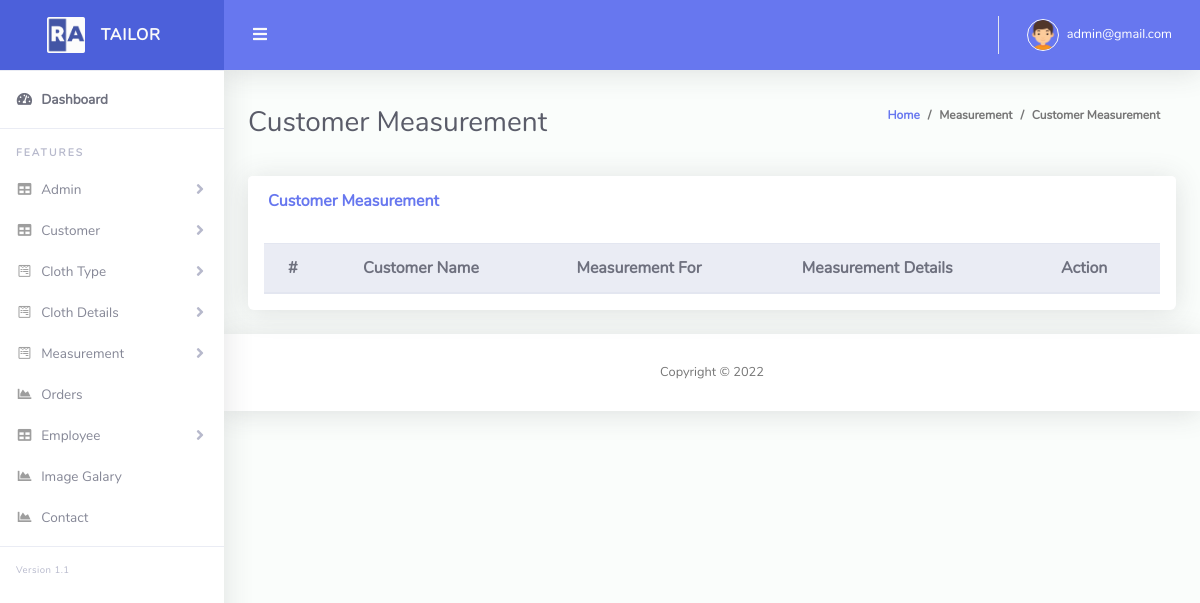
Page /view_measurement.php (signed in) on the earlier database version.
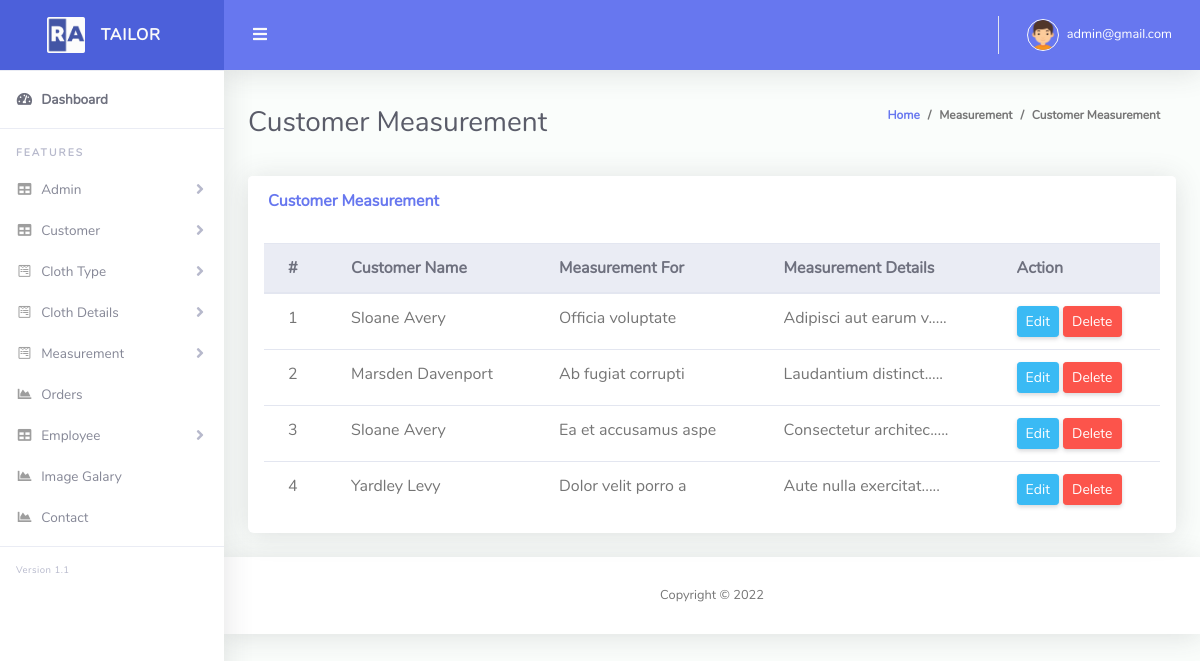
Same page on the later database version.
### tables this page shows
CREATE TABLE `tbl_measurement` (
  `id` int(11) NOT NULL,
  `cus_id` int(11) NOT NULL,
  `measurement_for` varchar(255) NOT NULL,
  `measurement_details` text NOT NULL,
  `soft_delete` tinyint(4) NOT NULL DEFAULT 0
);

CREATE TABLE `tbl_customer` (
  `cus_id` int(11) NOT NULL,
  `cus_name` varchar(255) NOT NULL,
  `cus_email` varchar(255) NOT NULL,
  `cus_phone` varchar(255) NOT NULL,
  `cus_address` text NOT NULL,
  `created_at` timestamp NOT NULL DEFAULT current_timestamp(),
  `soft_delete` tinyint(4) NOT NULL DEFAULT 0
);

### Classes/DB.php (called while the page is built, shortened)
<?php
class DB
{
    public function connect(){
        $this->conn = new mysqli("localhost","root","","tailor_shop");
        if ($this->conn->connect_error) {
          die("Connection failed: " . $this->conn->connect_error);
        }
        else{
            return $msg =  "connected";
        }
    }
}
?>

### Classes/MeasurementClass.php (called while the page is built, shortened)
<?php
include_once 'db.php';
class MeasurementClass extends DB
{
    public function viewMeasurement(){
        $query  = "SELECT tbl_measurement.*, tbl_customer.cus_name FROM tbl_measurement INNER JOIN tbl_customer ON
        tbl_measurement.cus_id = tbl_customer.cus_id WHERE tbl_measurement.soft_delete = 0 ORDER By tbl_measurement.id";
        $result = $this->conn->query($query);
        return $result;
    }
}

### Classes/FormatClass.php (called while the page is built, shortened)
<?php
Class Format{
    public function textShorten($text, $limit = 400){
        $text = $text . " ";
        $text = substr($text, 0, $limit);
        $text = substr($text, 0, strrpos($text, ' '));
        $text = $text . ".....";
        return $text;
    }
}
?>

### view_measurement.php (the view, shortened to what this page needs)
<?php include 'layouts/header.php';
?>
<div class="container-fluid" id="container-wrapper">
    <div class="d-sm-flex align-items-center justify-content-between mb-4">
    <h1 class="h3 mb-0 text-gray-800">Customer Measurement</h1>
    <ol class="breadcrumb">
        <li class="breadcrumb-item"><a href="./">Home</a></li>
        <li class="breadcrumb-item">Measurement</li>
        <li class="breadcrumb-item active" aria-current="page">Customer Measurement</li>
    </ol>
    </div>
    <div class="row">
            <div class="col-lg-12">
              <div class="card mb-4">
                <div class="card-header py-3 d-flex flex-row align-items-center justify-content-between">
                  <h6 class="m-0 font-weight-bold text-primary">Customer Measurement</h6>
                </div>
                <div class="table-responsive p-3">
                  <table class="table align-items-center table-flush" id="dataTable">
                    <thead class="thead-light">
                      <tr>
                        <th>#</th>
                        <th>Customer Name</th>
                        <th>Measurement For</th>
                        <th>Measurement Details</th>
                        <th>Action</th>
                      </tr>
                    </thead>
                    <tbody>
                    <?php
                        $i = 0;
                        $view = $measure->viewMeasurement();
                        foreach($view as $value){
                    ?>
                    <tr>
                        <td><?php echo $i+=1; ?></td>
                        <td><?php echo $value['cus_name']; ?></td>
                        <td><?php echo $value['measurement_for']; ?></td>
                        <td><?php echo $fm->textShorten($value['measurement_details'], 200); ?></td>
                        <td>
                            <a href="edit_measurement.php?mesid=<?php echo $value['id'] ;?>" class="btn btn-sm btn-info">Edit</a>
                            <a onclick="return confirm('Are you sure to Delete?');" href="?delMes=<?php echo $value['id'] ;?>" class="btn btn-sm btn-danger">Delete</a>
                        </td>
                    </tr>
                    <?php } ?>
                    </tbody>
                  </table>
                </div>
              </div>
            </div>
          </div>
</div>
<?php include 'layouts/footer.php';?>

### layouts/header.php (shortened to what this page needs)
<?php
include 'Classes/MeasurementClass.php';
$measure = new MeasurementClass();
include 'Classes/FormatClass.php';
$fm = new Format();
?>
<!DOCTYPE html>
<html lang="en">
<head>
  <link href="vendor/fontawesome-free/css/all.min.css" rel="stylesheet" type="text/css">
  <link href="vendor/bootstrap/css/bootstrap.min.css" rel="stylesheet" type="text/css">
  <link href="css/ruang-admin.min.css" rel="stylesheet">
  <link href="vendor/datatables/dataTables.bootstrap4.min.css" rel="stylesheet">
</head>
<body id="page-top">
  <div id="wrapper">
    <ul class="navbar-nav sidebar sidebar-light accordion" id="accordionSidebar">
      <a class="sidebar-brand d-flex align-items-center justify-content-center" href="index.php">
        <div class="sidebar-brand-icon">
          <img src="img/logo/logo2.png">
        </div>
        <div class="sidebar-brand-text mx-3">TAILOR</div>
      </a>
      <hr class="sidebar-divider my-0">
      <li class="nav-item active">
        <a class="nav-link" href="index.php">
          <i class="fas fa-fw fa-tachometer-alt"></i>
          <span>Dashboard</span></a>
      </li>
      <hr class="sidebar-divider">
      <div class="sidebar-heading">
        Features
      </div>
      <div>
      <li class="nav-item">
        <a class="nav-link collapsed" href="#" data-toggle="collapse" data-target="#collapseTable" aria-expanded="true"
          aria-controls="collapseTable">
          <i class="fas fa-fw fa-table"></i>
          <span>Admin</span>
        </a>
      </li>
      <li class="nav-item">
        <a class="nav-link collapsed" href="#" data-toggle="collapse" data-target="#collapseTable1" aria-expanded="true"
          aria-controls="collapseTable">
          <i class="fas fa-fw fa-table"></i>
          <span>Customer</span>
        </a>
      </li>
      <li class="nav-item">
        <a class="nav-link collapsed" href="#" data-toggle="collapse" data-target="#collapseForm" aria-expanded="true"
          aria-controls="collapseForm">
          <i class="fab fa-fw fa-wpforms"></i>
          <span>Cloth Type</span>
        </a>
      </li>
      <li class="nav-item">
        <a class="nav-link collapsed" href="#" data-toggle="collapse" data-target="#collapseForm1" aria-expanded="true"
          aria-controls="collapseForm">
          <i class="fab fa-fw fa-wpforms"></i>
          <span>Cloth Details</span>
        </a>
      </li>
      <li class="nav-item">
        <a class="nav-link collapsed" href="#" data-toggle="collapse" data-target="#collapseForm2" aria-expanded="true"
          aria-controls="collapseForm">
          <i class="fab fa-fw fa-wpforms"></i>
          <span>Measurement</span>
        </a>
      </li>
      <li class="nav-item">
        <a class="nav-link" href="order.php">
          <i class="fas fa-fw fa-chart-area"></i>
          <span>Orders</span>
        </a>
      </li>
      <li class="nav-item">
        <a class="nav-link collapsed" href="#" data-toggle="collapse" data-target="#collapseTable" aria-expanded="true"
          aria-controls="collapseTable">
          <i class="fas fa-fw fa-table"></i>
          <span>Employee</span>
        </a>
      </li>
      <li class="nav-item">
        <a class="nav-link" href="images.php">
          <i class="fas fa-fw fa-chart-area"></i>
          <span>Image Galary</span>
        </a>
      </li>
      <li class="nav-item">
        <a class="nav-link" href="contact.php">
          <i class="fas fa-fw fa-chart-area"></i>
          <span>Contact</span>
        </a>
      </li>
      <hr class="sidebar-divider">
      <div class="version" id="version-ruangadmin"></div>
    </ul>
    <div id="content-wrapper" class="d-flex flex-column">
      <div id="content">
        <nav class="navbar navbar-expand navbar-light bg-navbar topbar mb-4 static-top">
          <button id="sidebarToggleTop" class="btn btn-link rounded-circle mr-3">
            <i class="fa fa-bars"></i>
          </button>
          <ul class="navbar-nav ml-auto">
            <li class="nav-item dropdown no-arrow">
              <a class="nav-link dropdown-toggle" href="#" id="userDropdown" role="button" data-toggle="dropdown"
                aria-haspopup="true" aria-expanded="false">
                <img class="img-profile rounded-circle" src="img/boy.png" style="max-width: 60px">
                <span class="ml-2 d-none d-lg-inline text-white small"><?php echo  $_SESSION['email']; ?></span>
              </a>
            </li>
          </ul>
        </nav>

### layouts/footer.php (shortened to what this page needs)
<footer class="sticky-footer bg-white">
  <div class="container my-auto">
    <div class="copyright text-center my-auto">
      <span>Copyright &copy; <script> document.write(new Date().getFullYear()); </script>
      </span>
    </div>
  </div>
</footer>
    </div>
  </div>
</body>
</html>

Differences in the rows shown:
added tbl_measurement: i "1", cus.cus_name "Sloane Avery", measurement_for "Officia voluptate", measurement_details "Adipisci aut earum v....."
added tbl_measurement: i "2", cus.cus_name "Marsden Davenport", measurement_for "Ab fugiat corrupti", measurement_details "Laudantium distinct....."
added tbl_measurement: i "3", cus.cus_name "Sloane Avery", measurement_for "Ea et accusamus aspe", measurement_details "Consectetur architec....."
added tbl_measurement: i "4", cus.cus_name "Yardley Levy", measurement_for "Dolor velit porro a", measurement_details "Aute nulla exercitat....."
